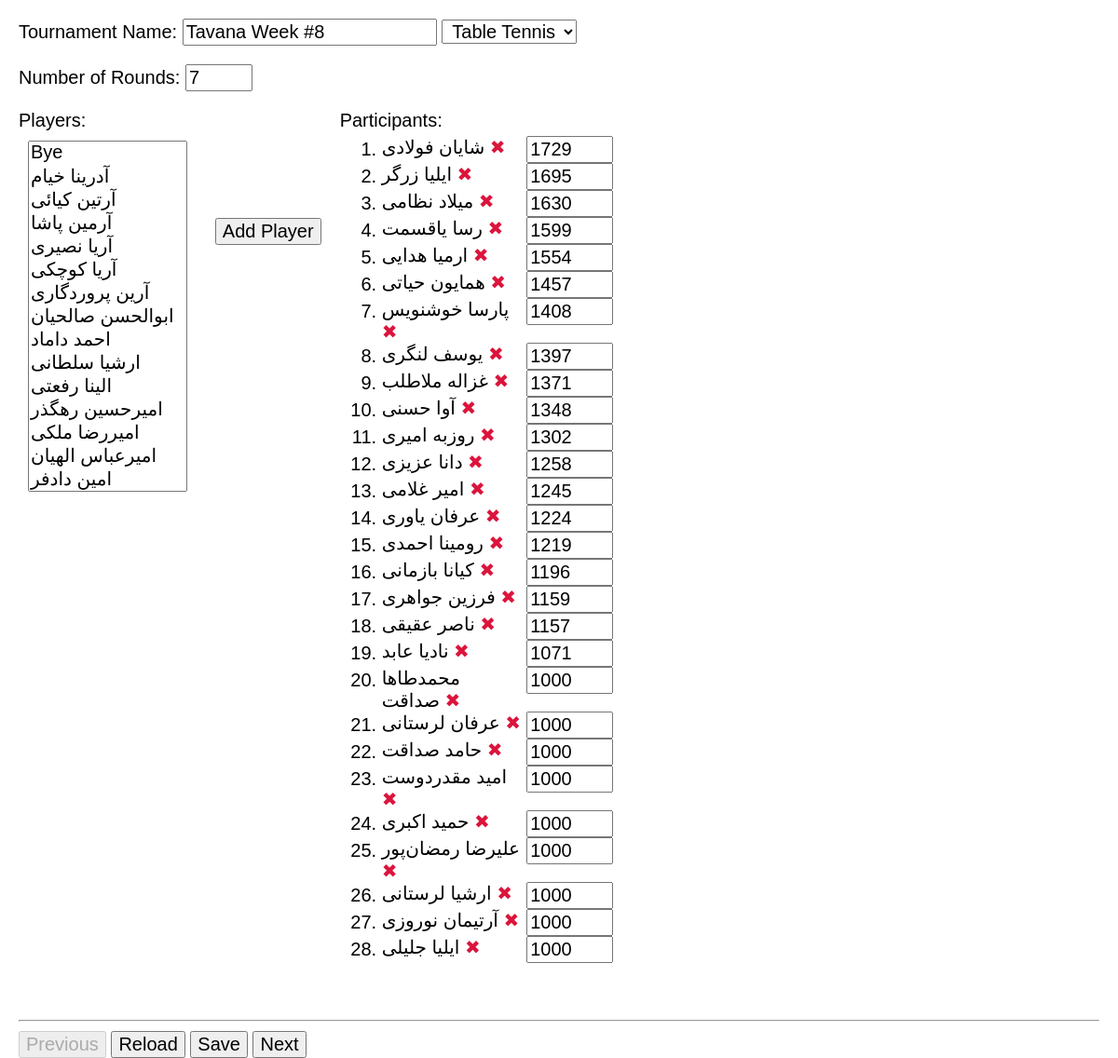
The app's page /108/tournament/ with its own data.
### app/models.py (models this page shows)
class Tournament(models.Model):
    name = models.CharField(max_length=100, null=False, unique=True)
    sport = models.ForeignKey(Sport(), on_delete=models.CASCADE, null=True)
    number_of_rounds = models.IntegerField(null=True)
    class Meta:
        ordering = ['sport', 'name', ]
    def __str__(self):
        return self.name

class Sport(models.Model):
    name = models.CharField(max_length=20, unique=True, null=False)
    def __str__(self):
        return self.name

class Participant(models.Model):
    tournament = models.ForeignKey(Tournament, on_delete=models.CASCADE)
    player = models.ForeignKey(Player, on_delete=models.CASCADE)
    initial_rating = models.IntegerField(null=True)
    class Meta:
        unique_together = ['tournament', 'player', ]
        ordering = ['tournament', 'player', ]
    def __str__(self):
        return '{} ({})'.format(self.player, self.tournament)

class Player(models.Model):
    firstname = models.CharField(max_length=20)
    lastname = models.CharField(max_length=30)
    class Meta:
        ordering = ['firstname', 'lastname', ]
        unique_together = ['firstname', 'lastname', ]
    def __str__(self):
        return self.firstname+' '+self.lastname

### app/views.py (the view)
# urls.py: path('tournament/', views.tournament),
def tournament(request, tournamentId=None):
    print('==========tournament==========')
    print(tournamentId)
    players_list = models.Player.objects.all().order_by('firstname', 'lastname')
    sports_list = models.Sport.objects.all()
    theTour = models.Tournament.objects.get(
        id=tournamentId) if tournamentId else None
    participants = models.Participant.objects.filter(
        tournament=theTour).order_by('-initial_rating')
    context = {'tournament': theTour, 'sports_list': sports_list,
               'players_list': players_list,
               'participants': participants, }
    print(context)
    return render(request, 'tournament.html', context)

### app/templates/tournament.html (shortened to what this page needs)
{% extends "template.html" %}
{% load static %}
{% block content %}
<form id="theForm" method="POST">
    <p>
        <label>Tournament Name:
            <input type="text" name="tournamentName" placeholder="Enter tournament name" required
                value="{{ tournament.name }}">
        </label>
        <select name="sport" style="text-align: center;">
            {% for sport in sports_list %}
            <option value="{{ sport }}" "{% if sport == tournament.sport %} selected {% endif %}"> {{sport}} </option>
            {% endfor %}
        </select>
    </p>
    <p>
        <label>Number of Rounds:
            <input type="number" min=1 max=15 size=5 name="number_of_rounds" required
                value="{{ tournament.number_of_rounds }}">
        </label>
    </p>
    <div style="display: flex; flex-wrap: wrap;">
        <div>
            Players: <br>
            <select id="selPlayers" multiple=true size=15 style="margin: 10px;">
                {% for player in players_list %}
                <option value="{{ player.id }}">{{ player.firstname }} {{ player.lastname }}</option>
                {% endfor %}
            </select>
        </div>
        <div style="padding:10% 20px; display: flex; align-items: baseline;">
            <input type="button" value="Add Player" onclick="add_participant()">
        </div>
        <div>
            Participants:
            <ol id="olParticipants" style="margin:5px;">
                {% for participant in participants %}
                <li id="{{ participant.player.id }}">
                    <span style="display:inline-block; width:150px; vertical-align:top;"> {{ participant.player }}
                        <a href="#" tabindex=-1 onclick="remove_participant(event)" class="remove" title="remove">
                            &#10006; </a>
                    </span>
                    <input type="text" placeholder="Rating" size=5 oninput="check_int(event)" required
                        value="{{ participant.initial_rating }}">
                </li>
                {% endfor %}
            </ol>
        </div>
    </div>
    <label id="lblError" class="error" style="padding-left: 8em;"></label>
</form>
{% endblock %}

### app/static/style.css (style rules this page uses)
body { font-family: Calibri, Arial, sans-serif; font-size: 20px; margin: 0px 20px; }
* { font-family: Calibri, Arial, sans-serif; font-size: 20px; }
label.error { color: crimson; }
a.remove { color: crimson; text-decoration: none; }
input { margin-left: 0em; }

### records on screen
Tournament: tournamentName "Tavana Week #8", sport "Table Tennis", number_of_rounds "7"
Participant: player "شایان فولادی", initial_rating "1729"
Participant: player "ایلیا زرگر", initial_rating "1695"
Participant: player "میلاد نظامی", initial_rating "1630"
Participant: player "رسا یاقسمت", initial_rating "1599"
Participant: player "ارمیا هدایی", initial_rating "1554"
Participant: player "همایون حیاتی", initial_rating "1457"
Participant: player "پارسا خوشنویس", initial_rating "1408"
Participant: player "یوسف لنگری", initial_rating "1397"
Participant: player "غزاله ملاطلب", initial_rating "1371"
Participant: player "آوا حسنی", initial_rating "1348"
Participant: player "روزبه امیری", initial_rating "1302"
Participant: player "دانا عزیزی", initial_rating "1258"
Participant: player "امیر غلامی", initial_rating "1245"
Participant: player "عرفان یاوری", initial_rating "1224"
Participant: player "رومینا احمدی", initial_rating "1219"
Participant: player "کیانا بازمانی", initial_rating "1196"
Participant: player "فرزین جواهری", initial_rating "1159"
Participant: player "ناصر عقیقی", initial_rating "1157"
Participant: player "نادیا عابد", initial_rating "1071"
Participant: player "محمدطاها صداقت", initial_rating "1000"
Participant: player "عرفان لرستانی", initial_rating "1000"
Participant: player "حامد صداقت", initial_rating "1000"
Participant: player "امید مقدردوست", initial_rating "1000"
Participant: player "حمید اکبری", initial_rating "1000"
Participant: player "علیرضا رمضان‌پور", initial_rating "1000"
Participant: player "ارشیا لرستانی", initial_rating "1000"
Participant: player "آرتیمان نوروزی", initial_rating "1000"
Participant: player "ایلیا جلیلی", initial_rating "1000"
